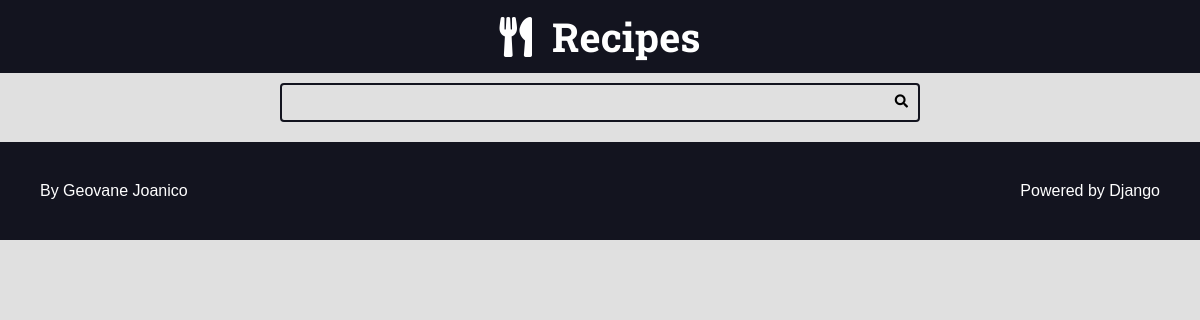
/, run on an earlier commit of the app's database.
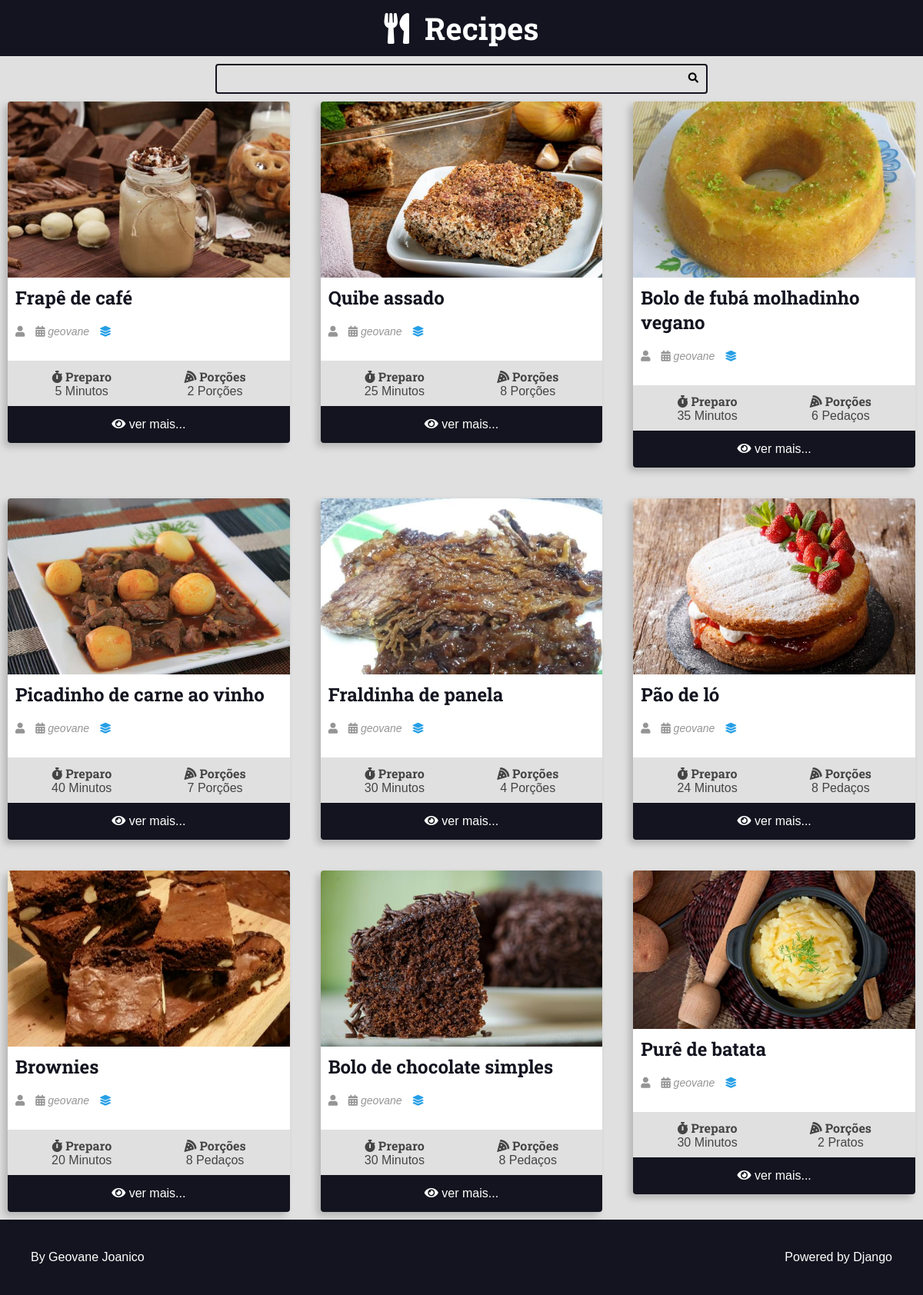
And on a later commit of the database.
### recipes/models.py (models this page shows, shortened)
class Recipe(models.Model):
    title = models.CharField(max_length=65)
    descripition = models.CharField(max_length=165)
    slug = models.SlugField()
    preparation_time = models.IntegerField()
    preparation_time_unit = models.CharField(max_length=65)
    servings = models.IntegerField()
    servings_unit = models.CharField(max_length=65)
    preparation_steps = models.TextField()
    preparation_steps_is_html = models.BooleanField(default=False)
    created_at = models.DateField(auto_now_add=True)
    updated_at = models.DateField(auto_now=True)
    is_published = models.BooleanField(default=False)
    cover = models.ImageField(upload_to='recipes/covers/%Y/%m/%d/', blank=True, default='')
    category = models.ForeignKey(Category, on_delete=models.SET_NULL, null=True, blank=True, default=None,)
    author = models.ForeignKey(User, on_delete=models.SET_NULL, null=True)

### recipes/views.py (the view)
# urls.py: 2. Add a URL to urlpatterns:  path('', views.home, name='home')
def home(request):
    recipes = Recipe.objects.filter(is_published=True).order_by('-id')
    return render(request, 'recipes/pages/home.html', context={
        'recipes': recipes,
    })

### recipes/templates/recipes/pages/home.html (shortened to what this page needs)
{% extends "global/base.html" %}
{% block content %}
<div class="main-content main-content-list container">
    {% for recipe in recipes %}
    {% include 'recipes/partials/recipe.html' %}
    {% endfor %}
 </div>
 {% endblock content %}

### base_templates/global/base.html (shortened to what this page needs)
{% include 'recipes/partials/head.html' %}
<!DOCTYPE html>
<html lang="pt-BR">
<head>
</head>
<body>
    {% include 'recipes/partials/header.html' %}
    {% include 'recipes/partials/search.html' %}
    <main class="main-content-container">
        {% block content %}{% endblock content %}
    </main>
    {% include 'recipes/partials/footer.html' %}
</body>
</html>

### recipes/templates/recipes/partials/head.html (shortened to what this page needs)
{% load static %}
    <link rel="stylesheet" href="https://cdnjs.cloudflare.com/ajax/libs/font-awesome/5.15.4/css/fontawesome.min.css"
 />
    <link rel="stylesheet" href="https://cdnjs.cloudflare.com/ajax/libs/font-awesome/5.15.4/css/brands.min.css"
 />
    <link rel="stylesheet" href="https://cdnjs.cloudflare.com/ajax/libs/font-awesome/5.15.4/css/solid.min.css"
 />
    <link rel="stylesheet" href="{% static 'recipes/css/styles.css' %}">

### recipes/templates/recipes/partials/header.html
<header class="main-header-container">
    <div class="main-header container">
        <h1>
            <a class="main-logo" href="{% url "recipes:home" %}">
                <i class="fas fa-utensils main-logo-icon"></i>
                <span class="main-logo-text">Recipes</span>
            </a>
        </h1>
    </div>
</header>

### recipes/templates/recipes/partials/search.html
<div class="search-container">
    <div class="container">
        <form action="" class="search-form">
            <input type="search" class="search-input" name="search">
            <button type="submit" class="search-button"><i class="fas fa-search"></i></button>
        </form>
    </div>
</div>

### recipes/templates/recipes/partials/recipe.html (shortened to what this page needs)
<div class="recipe recipe-list-item">
    {% if recipe.cover %}
    <div class="recipe-cover">
        <a href="{% url 'recipes:recipe' recipe.id %}">
        <img src="{{recipe.cover.url}}" alt="Temporário">
        </a>
    </div>
    {% endif %}
    <div class="recipe-title-container">
        <h2 class="recipe-title">
        <a href="{% url 'recipes:recipe' recipe.id %}">
        {{recipe.title}}</h2>
    </div>
    <div class="recipe-author">
        <span class="recipe-author-item">
            <i class="fas fa-user"></i>
        </span>
        <span class="recipe-author-item">
            <i class="fas fa-calendar-alt"></i>
            {% if recipe.author.first_name %}
            {{ recipe.created_at|date:"d/m/Y" }} às {{ recipe.created_at|time:"H:i" }}
            {% else %}
            {{ recipe.author.username }}
            {% endif %}
        </span>
        {% if recipe.category is not None %}
            <span class="recipe-author-item">
                <a href="{% url "recipes:category" recipe.category.id %}">
                    <i class="fas fa-layer-group"></i>
                </a>
            </span>
        {% endif %}
    </div>
    <div class="recipe-content">
    </div>
    <div class="recipe-meta-container">
        <div class="recipe-meta recipe-preparation">
            <h3 class="recipe-meta-title"><i class="fas fa-stopwatch"></i> Preparo</h3>
            <div class="recipe-meta-text">
                {{recipe.preparation_time}} {{recipe.preparation_time_unit}}
            </div>
        </div>
        <div class="recipe-meta recipe-servings">
            <h3 class="recipe-meta-title"><i class="fas fa-pizza-slice"></i> Porções</h3>
            <div class="recipe-meta-text">
                {{recipe.servings}} {{recipe.servings_unit}}
            </div>
        </div>
    </div>
    {% if is_detail_page is not True %}
    <footer class="recipe-footer">
        <a class="recipe-read-more button button-dark button-full-width" href={% url 'recipes:recipe' recipe.id %}>
            <i class="fas fa-eye"></i>
            <span>ver mais...</span>
    </footer>
    {% endif %}
</div>

### recipes/templates/recipes/partials/footer.html
<footer class="main-footer">
    <div class="developer">
      <a href="https://www.otaviomiranda.com.br/" target="_blank" rel="noreferrer noopener">By Geovane Joanico</a>
    </div>
    <div class="powered">
      <a href="https://www.djangoproject.com/" target="_blank" rel="noreferrer noopener">Powered by Django</a>
    </div>
  </footer>

### recipes/static/recipes/css/styles.css (style rules this page uses)
:root { --color-primary: #269fe6; --color-primary-hover: #2086c2; --color-primary-dark: #13141f; --color-primary-dark-hover: #212336; --color-primary-light: #d4ecfa; --color-primary-light-hover: #bdd8e7; --color-white: #fff; --color-black: #000; --color-dark-text: #444; --color-info-light: #cce5ff; --color-debug-light: #cce5ff; --color-success-light: #d4edda; --color-alert-light: #fff3cd; --color-warning-light: #fff3cd; --color-error-light: #f8d7da; --color-info-dark: #4d86c4; --color-debug-dark: #4d86c4; --color-success-dark: #4a9c5d; --color-alert-dark: #927f40; --color-warning-dark: #927f40; --color-error-dark: #da525d; --color-gray-0: #f9f9f9; --color-gray-1: #e0e0e0; --color-gray-2: #c7c7c7; --color-gray-3: #aeaeae; --color-gray-4: #959595; --color-gray-5: #7d7d7d; --color-gray-6: #646464; --color-gray-7: #4b4b4b; --color-gray-8: #323232; --color-gray-9: #191919; --font-primary: sans-serif; --font-headings: 'Roboto Slab', serif; --spacing-gutter-medium: 10px; --spacing-gutter-large: 4rem; }
* { padding: 0; margin: 0; box-sizing: border-box; }
html { font-size: 62.5%; }
body { font-size: 1.6rem; font-family: var(--font-primary); background: var(--color-gray-1); color: var(--color-dark-text); }
h1, h2, h3, h4, h5, h6 { font-family: var(--font-headings); }
.container { max-width: 144rem; margin: 0 auto; padding: var(--spacing-gutter-medium); }
.main-header-container { background: var(--color-primary-dark); }
.main-logo { font-size: 4rem; color: var(--color-white); text-decoration: none; display: flex; flex-flow: row nowrap; align-items: center; justify-content: center; width: fit-content; margin: 0 auto; }
.main-logo-icon { margin-right: 2rem; }
.search-form { border: .2rem solid var(--color-primary-dark); max-width: 64rem; margin: 0 auto; border-radius: .4rem; position: relative; transition: all 300ms ease-in-out; }
.search-input, .search-button { border: none; background: none; outline: none; padding: 1rem; transition: all 300ms ease-in-out; }
.search-input { width: 100%; padding-right: 3rem; }
.search-button { position: absolute; top: 0; right: 0; }
.main-content { padding-top: 0; }
.main-content-list { display: grid; grid-template-columns: repeat(auto-fit, minmax(340px, 1fr)); gap: var(--spacing-gutter-large); }
.recipe { background: var(--color-white); box-shadow: -5px 5px 10px rgba(0, 0, 0, .2); transform: scale(1); transition: all 300ms ease-in-out; border-radius: .4rem; overflow: hidden; }
.recipe img { max-width: 100%; }
.recipe-list-item { max-width: 64rem; height: fit-content; }
.recipe-title-container { padding: var(--spacing-gutter-medium); padding-bottom: 2rem; }
.recipe-title-container a { text-decoration: none; color:var(--color-primary-dark); }
.recipe-author { padding: 0 var(--spacing-gutter-medium); }
.recipe-content { padding: var(--spacing-gutter-medium); padding-top: 2rem; }
.recipe-author-item { color: var(--color-gray-4); margin-right: 1rem; font-style: italic; font-size: 1.4rem; }
.recipe-author a { color: var(--color-primary); transition: all 300ms ease-in-out; text-decoration: none; }
.recipe-meta-container { display: flex; flex-flow: row wrap; padding: var(--spacing-gutter-medium); background: var(--color-gray-1); }
.recipe-meta { display: flex; flex-flow: column nowrap; flex-shrink: 1; flex-grow: 1; text-align: center; }
.recipe-meta-title { font-size: 1.6rem; }
.recipe-footer a { background: var(--color-primary-dark); display: block; color: var(--color-white); text-decoration: none; text-align: center; padding: 1.5rem var(--spacing-gutter-medium); transition: all 300ms ease-in-out; }
.main-footer { display: flex; align-items: center; justify-content: space-between; background: var(--color-primary-dark); color: var(--color-white); padding: var(--spacing-gutter-large); }
.main-footer a { color: var(--color-white); text-decoration: none; transition: all 300ms ease-in-out; }

What changed in the data, as far as the page shows it:
added Recipe: cover (picture), title "Frapê de café", author.username "geovane", preparation_time "5", preparation_time_unit "Minutos", servings "2", servings_unit "Porções"
added Recipe: cover (picture), title "Quibe assado", author.username "geovane", preparation_time "25", preparation_time_unit "Minutos", servings "8", servings_unit "Porções"
added Recipe: cover (picture), title "Bolo de fubá molhadinho vegano", author.username "geovane", preparation_time "35", preparation_time_unit "Minutos", servings "6", servings_unit "Pedaços"
added Recipe: cover (picture), title "Picadinho de carne ao vinho", author.username "geovane", preparation_time "40", preparation_time_unit "Minutos", servings "7", servings_unit "Porções"
added Recipe: cover (picture), title "Fraldinha de panela", author.username "geovane", preparation_time "30", preparation_time_unit "Minutos", servings "4", servings_unit "Porções"
added Recipe: cover (picture), title "Pão de ló", author.username "geovane", preparation_time "24", preparation_time_unit "Minutos", servings "8", servings_unit "Pedaços"
added Recipe: cover (picture), title "Brownies", author.username "geovane", preparation_time "20", preparation_time_unit "Minutos", servings "8", servings_unit "Pedaços"
added Recipe: cover (picture), title "Bolo de chocolate simples", author.username "geovane", preparation_time "30", preparation_time_unit "Minutos", servings "8", servings_unit "Pedaços"
added Recipe: cover (picture), title "Purê de batata", author.username "geovane", preparation_time "30", preparation_time_unit "Minutos", servings "2", servings_unit "Pratos"
